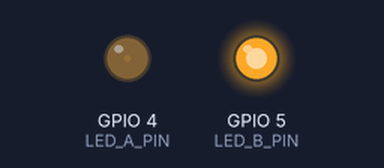
The sketch below on a simulated ESP32. Shown: output pins drawn as LEDs (lit = HIGH).

Above: at 0.05 s.
At 1.15 s:
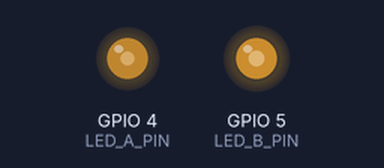
At 2.3 s:
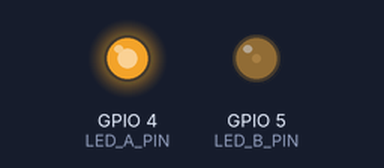
At 4.6 s:
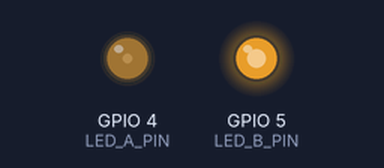
Timing chart, 0 to 6.7 s (numbered marks = the images above):
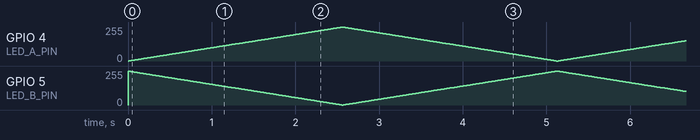

The sketch:

sketch_jul1c.ino
```cpp
// ======== 引脚定义 ========
#define LED_A_PIN  4
#define LED_B_PIN  5

// ======== PWM参数 ========
#define PWM_FREQ    5000
#define PWM_RES     8    // 8位分辨率，占空比范围0~255

// ======== 渐变速度控制 ========
int stepDelay = 10;

void setup() {
  // --- 修改开始 ---
  // 旧版 API (已废弃): ledcSetup() + ledcAttachPin()
  // 新版 API (3.x): 使用 ledcAttach() 直接初始化引脚
  // 参数: ledcAttach(引脚, 频率, 分辨率)
  ledcAttach(LED_A_PIN, PWM_FREQ, PWM_RES);
  ledcAttach(LED_B_PIN, PWM_FREQ, PWM_RES);
  // --- 修改结束 ---
}

void loop() {
  // 上升阶段：LED_A渐亮，LED_B渐暗
  for (int duty = 0; duty <= 255; duty++) {
    ledcWrite(LED_A_PIN, duty);
    ledcWrite(LED_B_PIN, 255 - duty);
    // --- 修改结束 ---
    delay(stepDelay);
  }

  // 下降阶段：LED_A渐暗，LED_B渐亮
  for (int duty = 255; duty >= 0; duty--) {
    ledcWrite(LED_A_PIN, duty);
    ledcWrite(LED_B_PIN, 255 - duty);
    delay(stepDelay);
  }
}
```
